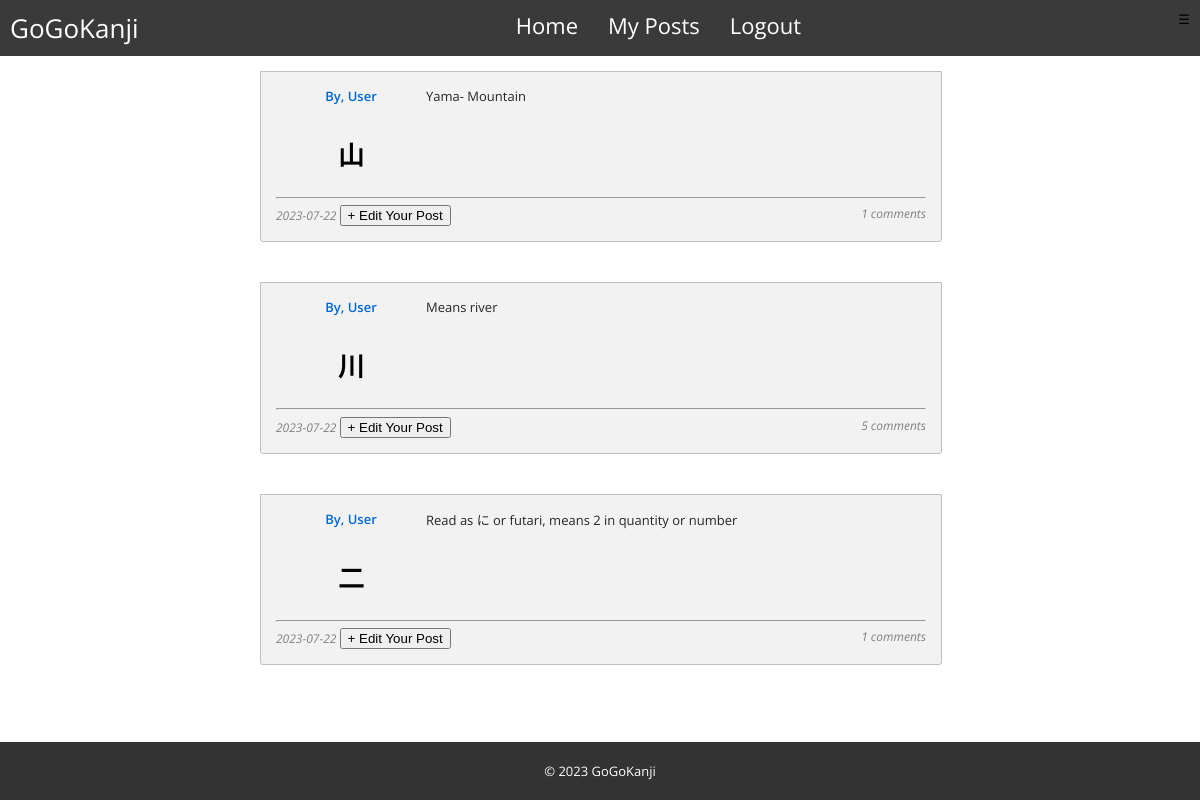
The app's page /profile.php (signed in) with its own data.
### tables this page shows
CREATE TABLE `posts` (
  `post_id` int(11) NOT NULL,
  `username` varchar(40) NOT NULL,
  `kanji_char` varchar(32) NOT NULL,
  `kanji_desc` varchar(100) NOT NULL,
  `post-created-on` date NOT NULL DEFAULT current_timestamp()
);

### profile.php (the view, shortened to what this page needs)
<?php
        include("database.php");
        if(@$_SESSION["username"]){
        $q = "SELECT `post_id`,`username`,`kanji_char`,`kanji_desc`,`post-created-on`  FROM `posts` WHERE username='{$_SESSION["username"]}'";
        $result = $conn->query($q);
        if ($result->num_rows > 0) {
            while ($row = $result->fetch_assoc()) {
                $count = "SELECT COUNT(`username`) as `usercount` from comments WHERE post_id = '{$row["post_id"]}'";
                $res = $conn->query($count);
                $num = $res->fetch_assoc();
                echo " <div id=\"forum\"> ";
                echo "<div class=\"thread\">";
                echo "<div class=\"fr-post group\">";
                  echo "<div class=\"profile\">";
                   echo " <span style=\"text-align: center;\">By, {$row["username"]}</span>";
                   echo " <a href=\"post-page.php?id={$row["post_id"]}\" name=\"viewpost\"> <h1 style=\"color: black; text-align: center; margin-top: 20%;\">{$row["kanji_char"]}</h1></a>";
                 echo " </div>";
                 echo " <div class=\"post\">";
                   echo " <p> {$row["kanji_desc"]}</p>";
                 echo " </div>";
                 echo " <div class=\"opt-bar\">";
                  echo "  <hr>";
                  echo "  <span class=\"time\">{$row["post-created-on"]}";
                  echo "    <a href=\"edit-post.php?id={$row["post_id"]}\" style=\" align-contents=\"center\"\"><button class=\"\">+ Edit Your Post</button></a>";
                   echo " <span class=\"time\" style=\"float: right;\">{$num["usercount"]} comments</span>";
                 echo " </div>";
                echo "</div> ";
            echo "</div> ";
            echo "</div>";
            }
        }
        else{
            echo "No Posts Detected";
        }
        }
        else{
            echo "User login not detected";
        }
    ?>

### records on screen
posts: username "User", kanji_char "山", kanji_desc "Yama- Mountain", value "2023-07-22", usercount "1"
posts: username "User", kanji_char "川", kanji_desc "Means river", value "2023-07-22", usercount "5"
posts: username "User", kanji_char "二", kanji_desc "Read as に or futari, means 2 in quantity or number", value "2023-07-22", usercount "1"
